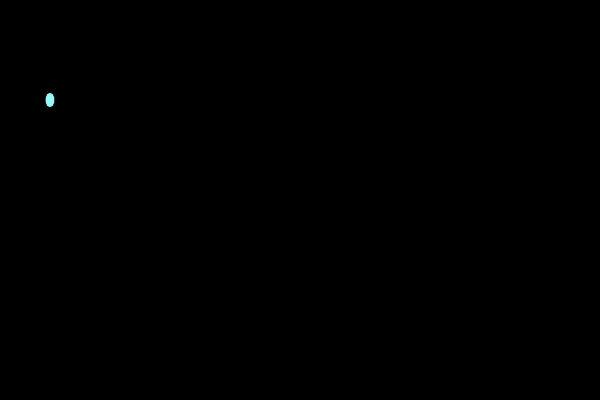
Frame 1 (no input)
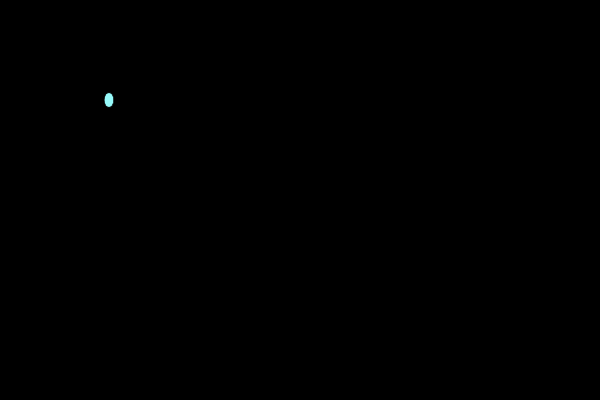
Frame 60 (no input)
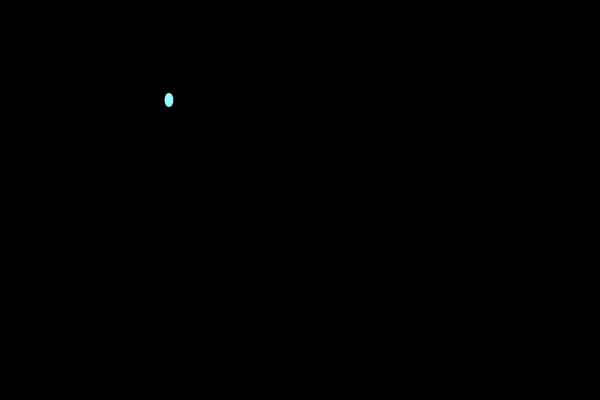
Frame 120 (the mouse pressed at the canvas centre since frame 60)

The p5.js sketch that drew these frames (run headless with seeded random() and noise() and a simulated clock; from frame 60 on, the mouse is pressed at the canvas centre):

// p5.js sketch
// ── sketch.js
var circleX = 50
function setup() {
  createCanvas(600, 400);
}

function draw() {
  background(0, 0,0)

  fill(150,250,250)
  ellipse(circleX,100,10,15) 
  
  circleX = circleX+1


  
}
